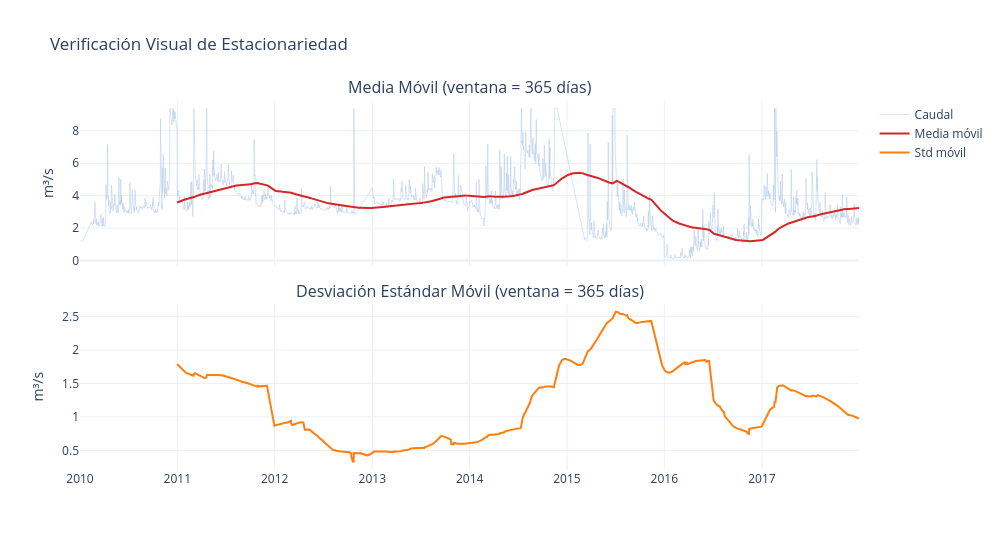

Here is the notebook cell this chart was saved with:
### Code cell
# Visualización: media y varianza móvil para verificar estacionariedad visualmente
window = 365

rolling_mean = df["Caudal"].rolling(window=window).mean()
rolling_std = df["Caudal"].rolling(window=window).std()

fig = make_subplots(rows=2, cols=1, shared_xaxes=True,
                    subplot_titles=["Media Móvil (ventana = 365 días)",
                                    "Desviación Estándar Móvil (ventana = 365 días)"],
                    vertical_spacing=0.1)

fig.add_trace(go.Scatter(x=df.index, y=df["Caudal"], mode="lines",
              name="Caudal", line=dict(color="#aec7e8", width=0.5)), row=1, col=1)
fig.add_trace(go.Scatter(x=rolling_mean.index, y=rolling_mean, mode="lines",
              name="Media móvil", line=dict(color="#d62728", width=2)), row=1, col=1)
fig.add_trace(go.Scatter(x=rolling_std.index, y=rolling_std, mode="lines",
              name="Std móvil", line=dict(color="#ff7f0e", width=2)), row=2, col=1)

fig.update_layout(title="Verificación Visual de Estacionariedad",
                  width=1000, height=550, hovermode="x unified")
fig.update_yaxes(title_text="m³/s", row=1, col=1)
fig.update_yaxes(title_text="m³/s", row=2, col=1)
fig.show()

### Figure 1 — Plotly figure (JSON) as saved in the notebook; plotly's stock layout.template omitted (floating-point values rounded to 4 significant figures; data arrays with more than 128 entries replaced by an {"elided": "..."} marker saying what was removed)
{"data": [{"line": {"color": "#aec7e8", "width": 0.5}, "mode": "lines", "name": "Caudal", "type": "scatter", "x": {"elided": "2922 str values"}, "xaxis": "x", "y": {"elided": "2922 float values"}, "yaxis": "y"}, {"line": {"color": "#d62728", "width": 2}, "mode": "lines", "name": "Media móvil", "type": "scatter", "x": {"elided": "2922 str values"}, "xaxis": "x", "y": {"elided": "2922 float values"}, "yaxis": "y"}, {"line": {"color": "#ff7f0e", "width": 2}, "mode": "lines", "name": "Std móvil", "type": "scatter", "x": {"elided": "2922 str values"}, "xaxis": "x2", "y": {"elided": "2922 float values"}, "yaxis": "y2"}], "layout": {"annotations": [{"font": {"size": 16}, "showarrow": false, "text": "Media Móvil (ventana = 365 días)", "x": 0.5, "xanchor": "center", "xref": "paper", "y": 1, "yanchor": "bottom", "yref": "paper"}, {"font": {"size": 16}, "showarrow": false, "text": "Desviación Estándar Móvil (ventana = 365 días)", "x": 0.5, "xanchor": "center", "xref": "paper", "y": 0.45, "yanchor": "bottom", "yref": "paper"}], "height": 550, "hovermode": "x unified", "title": {"text": "Verificación Visual de Estacionariedad"}, "width": 1000, "xaxis": {"anchor": "y", "domain": [0, 1], "matches": "x2", "showticklabels": false}, "xaxis2": {"anchor": "y2", "domain": [0, 1]}, "yaxis": {"anchor": "x", "domain": [0.55, 1], "title": {"text": "m³/s"}}, "yaxis2": {"anchor": "x2", "domain": [0, 0.45], "title": {"text": "m³/s"}}}}
